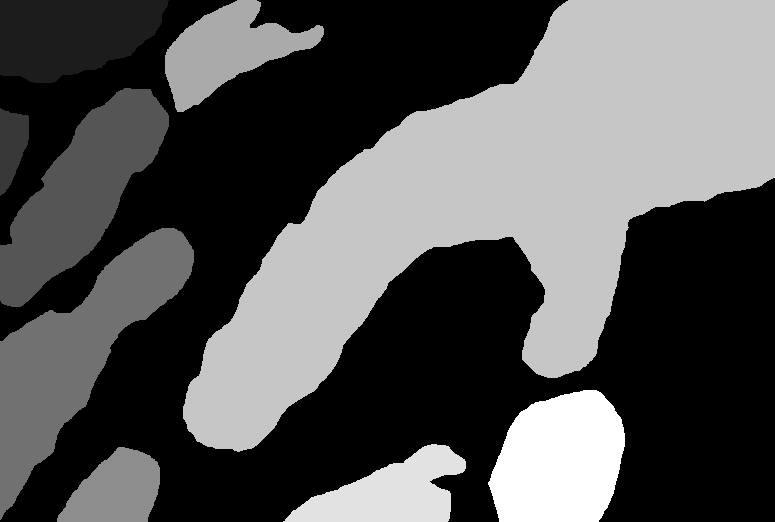
#> input picture Assignment 3/17/train_5_anno.bmp, 775 x 522 px; its folder holds 5 pictures in this run
$ jupyter execute --allow-errors Assignment_3.ipynb   (shell and % lines are left out)
#> lines starting #> are read from the running program, lines starting #| are printed output that depends on the picture; after the words box and inside, x2 and y2 are one past the last pixel; in counts of white or black regions, pixels touching at a corner belong together; pictures that were not available may be replaced by others from this repository, and a replacement may not be noted
[cell 1]
# install library requirements

# import libraries
import pandas as pd
import numpy as np
import cv2
import os
import matplotlib.pyplot as plt

import maxflow as mf
import time
from random import shuffle
from PIL import Image

[cell 2]
def load_img(img_path):
#> called with img_path = 'train_5_anno.bmp'
    img_path = "17/" + img_path
    img = cv2.imread(img_path, cv2.IMREAD_GRAYSCALE)
#> img is the input picture: shape (522, 775); min 0, max 9, mean 3.02
#> call 2 of load_img, with img_path = 'train_5.bmp'
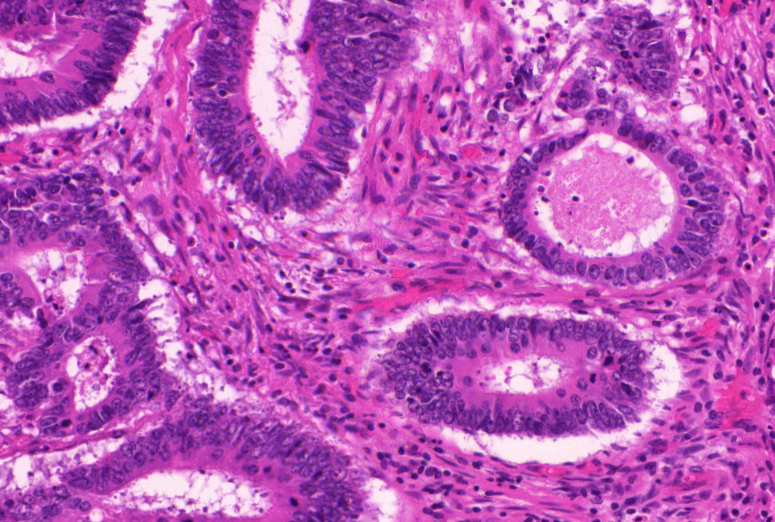
#> input picture Assignment 3/17/train_1.bmp, 775 x 522 px, given in place of train_5.bmp, which was not available
#> in load_img (call 2), `img = cv2.imread(img_path, cv2.IMREAD_GRAYSCALE)`:
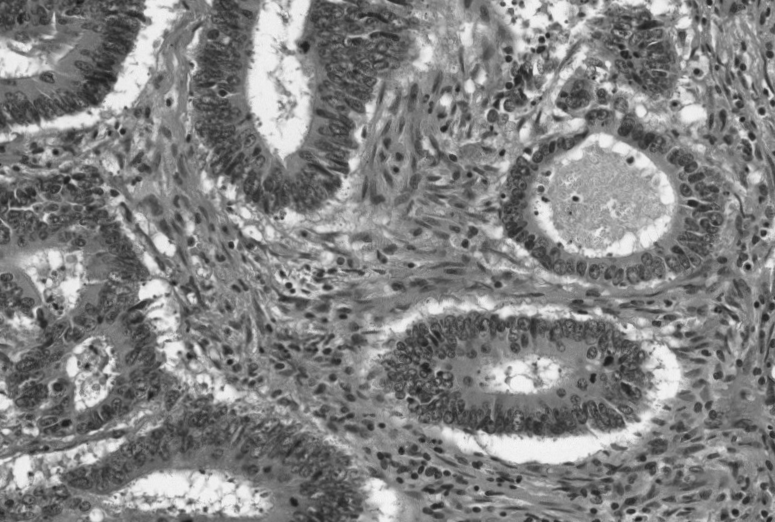
#> img: shape (522, 775); min 22, max 246, mean 130.1
    img = np.array(img)
    return img

# apply global thresholding
def hist_thresh(img,T,delta):
#> called with T = 127, delta = 1
    image=img.copy()
    new_img=np.zeros(image.shape)
    temp=image.astype(int)
    while(True):
        m1=temp[np.where(temp>T)].mean()
        m2=temp[np.where(temp<=T)].mean()
        T_new=0.5*(m1+m2)
    # print(T_new)
        if abs(T-T_new)<delta:
            break
        T=T_new
#> this loop made 6 passes
#> (m1, m2, T_new, T) on passes 1 to 5: (168.1, 95.88, 132, 132), (172.7, 98.87, 135.8, 135.8), (175.6, 100.6, 138.1, 138.1), (178.4, 102.1, 140.2, 140.2), (180.2, 103.1, 141.6, 141.6)
#> (m1, m2, T_new) on pass 6: (181.2, 103.5, 142.3)

    new_img=(temp-T < 0).astype(int)
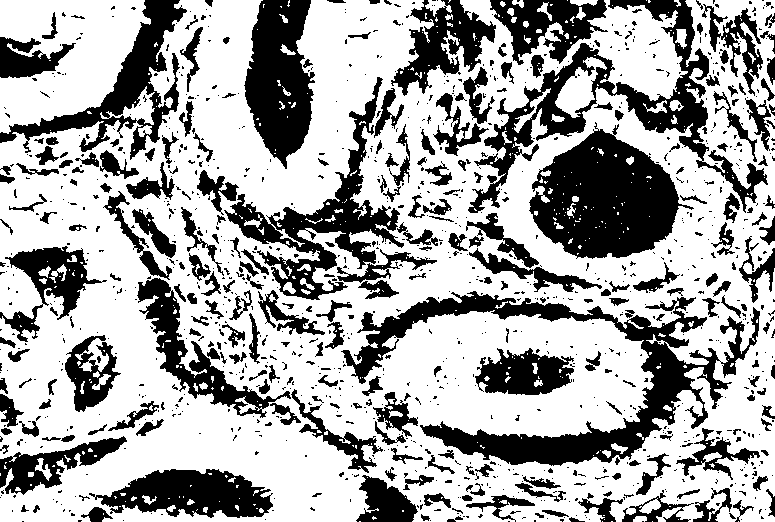
#> new_img: shape (522, 775) int64; values 0 (black) and 1 (white), 65.7% white; 1157 black regions (890 under 20 px), largest, box (x1, y1, x2, y2) and area: (341, 291, 760, 466) 16383, (529, 122, 694, 259) 13292, (468, 0, 768, 213) 11190
    #new_img=(temp-T > 0).astype(int)
    #uncomment above line if the region of interest consists of brighter pixels
    new_img = np.uint8(new_img)*255
    return new_img
